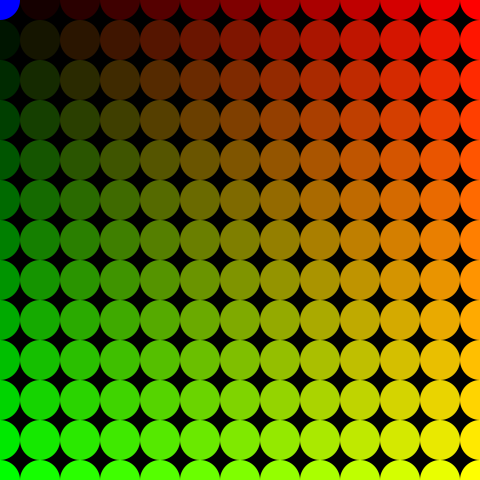
Frame 1 (no input)
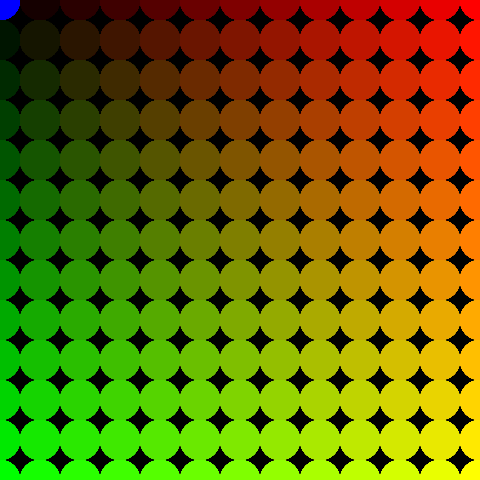
Frame 60 (the mouse pressed at the canvas centre just before this capture)
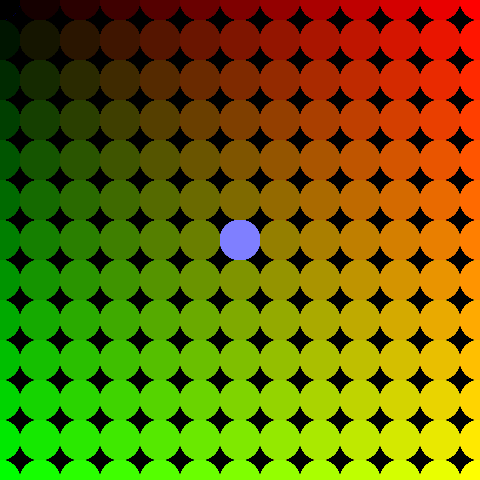
Frame 120 (the mouse held since frame 60 and released just before this capture)

The Processing sketch that drew these frames (run headless with seeded random() and noise(); from frame 60 on, the mouse is pressed at the canvas centre):

// Processing sketch: e26Cerchi_Multicolor_MouseBlu
// ── e26Cerchi_Multicolor_MouseBlu.pde
int r=40;

void setup(){
  size(480, 480);
  background(0);
  noStroke();
  colorMode(RGB, width);
}

void draw(){
  for(int y=0; y<=height; y+=r){
    for (int x=0; x<=width; x+=r){
      if (dist(x,y,mouseX,mouseY)<r/2){
        fill(x,y,width);
      }
      else{
        fill(x, y, 0);
      }
      ellipse(x, y, r, r);
      
    }
  }
}
